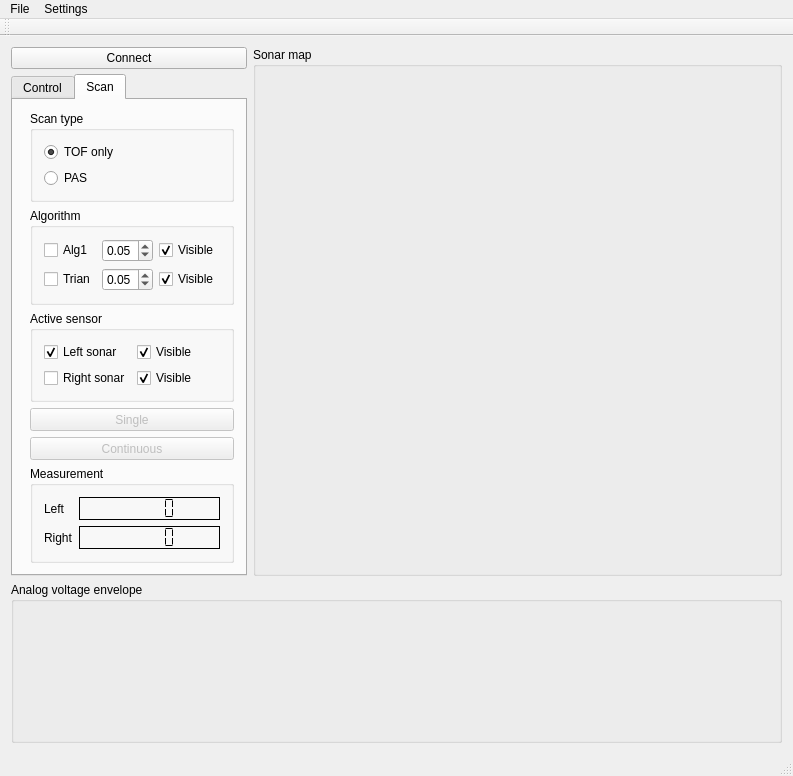
<?xml version="1.0" encoding="UTF-8"?>
<ui version="4.0">
 <class>MainWindow</class>
 <widget class="QMainWindow" name="MainWindow">
  <property name="geometry">
   <rect>
    <x>0</x>
    <y>0</y>
    <width>793</width>
    <height>776</height>
   </rect>
  </property>
  <property name="windowTitle">
   <string>MainWindow</string>
  </property>
  <widget class="QWidget" name="centralWidget">
   <property name="sizePolicy">
    <sizepolicy hsizetype="Preferred" vsizetype="Preferred">
     <horstretch>0</horstretch>
     <verstretch>0</verstretch>
    </sizepolicy>
   </property>
   <layout class="QVBoxLayout" name="verticalLayout" stretch="8,3">
    <item>
     <layout class="QHBoxLayout" name="horizontalLayout_4" stretch="2,6">
      <property name="spacing">
       <number>6</number>
      </property>
      <item>
       <layout class="QVBoxLayout" name="verticalLayout_3" stretch="0,0">
        <property name="spacing">
         <number>5</number>
        </property>
        <item>
         <widget class="QPushButton" name="connectBtn">
          <property name="text">
           <string>Connect</string>
          </property>
         </widget>
        </item>
        <item>
         <widget class="QTabWidget" name="tabWidget">
          <property name="enabled">
           <bool>true</bool>
          </property>
          <property name="sizePolicy">
           <sizepolicy hsizetype="Preferred" vsizetype="Preferred">
            <horstretch>1</horstretch>
            <verstretch>0</verstretch>
           </sizepolicy>
          </property>
          <property name="currentIndex">
           <number>1</number>
          </property>
          <widget class="QWidget" name="tabControl">
           <attribute name="title">
            <string>Control</string>
           </attribute>
           <layout class="QGridLayout" name="gridLayout_9" rowstretch="5,0">
            <item row="1" column="0">
             <widget class="QGroupBox" name="groupBox_4">
              <property name="title">
               <string>Single measurement</string>
              </property>
              <layout class="QGridLayout" name="gridLayout_10">
               <item row="0" column="0">
                <layout class="QVBoxLayout" name="verticalLayout_4"/>
               </item>
              </layout>
             </widget>
            </item>
            <item row="0" column="0">
             <widget class="QGroupBox" name="groupBox_3">
              <property name="title">
               <string>Parameters</string>
              </property>
              <layout class="QFormLayout" name="formLayout_2">
               <item row="0" column="0">
                <widget class="QLabel" name="label">
                 <property name="text">
                  <string>Initial angle</string>
                 </property>
                </widget>
               </item>
               <item row="0" column="1">
                <widget class="QSpinBox" name="spinBox">
                 <property name="minimum">
                  <number>-90</number>
                 </property>
                 <property name="maximum">
                  <number>90</number>
                 </property>
                 <property name="value">
                  <number>-45</number>
                 </property>
                </widget>
               </item>
               <item row="1" column="0">
                <widget class="QLabel" name="label_2">
                 <property name="text">
                  <string>Final angle</string>
                 </property>
                </widget>
               </item>
               <item row="1" column="1">
                <widget class="QSpinBox" name="spinBox_2">
                 <property name="minimum">
                  <number>-90</number>
                 </property>
                 <property name="maximum">
                  <number>90</number>
                 </property>
                 <property name="value">
                  <number>45</number>
                 </property>
                </widget>
               </item>
               <item row="2" column="0">
                <widget class="QLabel" name="label_3">
                 <property name="text">
                  <string>Step</string>
                 </property>
                </widget>
               </item>
               <item row="2" column="1">
                <widget class="QDoubleSpinBox" name="doubleSpinBox">
                 <property name="decimals">
                  <number>1</number>
                 </property>
                 <property name="maximum">
                  <double>5.000000000000000</double>
                 </property>
                 <property name="singleStep">
                  <double>0.100000000000000</double>
                 </property>
                 <property name="value">
                  <double>1.000000000000000</double>
                 </property>
                </widget>
               </item>
               <item row="3" column="0" colspan="2">
                <widget class="QPushButton" name="updateAngleBtn">
                 <property name="text">
                  <string>Update</string>
                 </property>
                </widget>
               </item>
               <item row="4" column="0" colspan="2">
                <widget class="Line" name="line">
                 <property name="orientation">
                  <enum>Qt::Horizontal</enum>
                 </property>
                </widget>
               </item>
               <item row="5" column="0">
                <widget class="QLabel" name="label_4">
                 <property name="text">
                  <string>Signal threshold</string>
                 </property>
                </widget>
               </item>
               <item row="5" column="1">
                <widget class="QSpinBox" name="signalThresholdValueBox">
                 <property name="maximum">
                  <number>2400</number>
                 </property>
                 <property name="value">
                  <number>1600</number>
                 </property>
                </widget>
               </item>
              </layout>
             </widget>
            </item>
           </layout>
          </widget>
          <widget class="QWidget" name="tabScan">
           <attribute name="title">
            <string>Scan</string>
           </attribute>
           <layout class="QFormLayout" name="formLayout_3">
            <item row="0" column="1">
             <widget class="QGroupBox" name="groupBox_5">
              <property name="title">
               <string>Scan type</string>
              </property>
              <layout class="QVBoxLayout" name="verticalLayout_9">
               <item>
                <widget class="QRadioButton" name="rBtn_TOF_scan">
                 <property name="text">
                  <string>TOF only</string>
                 </property>
                 <property name="checked">
                  <bool>true</bool>
                 </property>
                </widget>
               </item>
               <item>
                <widget class="QRadioButton" name="rBtn_PAS_scan">
                 <property name="text">
                  <string>PAS</string>
                 </property>
                </widget>
               </item>
              </layout>
             </widget>
            </item>
            <item row="3" column="1">
             <widget class="QPushButton" name="singleMeasurementBtn">
              <property name="enabled">
               <bool>false</bool>
              </property>
              <property name="sizePolicy">
               <sizepolicy hsizetype="Expanding" vsizetype="Expanding">
                <horstretch>0</horstretch>
                <verstretch>0</verstretch>
               </sizepolicy>
              </property>
              <property name="text">
               <string>Single</string>
              </property>
             </widget>
            </item>
            <item row="4" column="1">
             <widget class="QPushButton" name="scanBtn">
              <property name="enabled">
               <bool>false</bool>
              </property>
              <property name="sizePolicy">
               <sizepolicy hsizetype="Expanding" vsizetype="Expanding">
                <horstretch>0</horstretch>
                <verstretch>0</verstretch>
               </sizepolicy>
              </property>
              <property name="text">
               <string>Continuous</string>
              </property>
             </widget>
            </item>
            <item row="5" column="1">
             <widget class="QGroupBox" name="groupBox_7">
              <property name="title">
               <string>Measurement</string>
              </property>
              <layout class="QFormLayout" name="formLayout_4">
               <item row="0" column="0">
                <widget class="QLabel" name="label_5">
                 <property name="text">
                  <string>Left</string>
                 </property>
                </widget>
               </item>
               <item row="0" column="1">
                <widget class="QLCDNumber" name="lcd_left">
                 <property name="font">
                  <font>
                   <pointsize>12</pointsize>
                   <weight>50</weight>
                   <bold>false</bold>
                   <strikeout>false</strikeout>
                   <stylestrategy>PreferDefault</stylestrategy>
                   <kerning>true</kerning>
                  </font>
                 </property>
                 <property name="frameShape">
                  <enum>QFrame::Box</enum>
                 </property>
                 <property name="frameShadow">
                  <enum>QFrame::Plain</enum>
                 </property>
                 <property name="midLineWidth">
                  <number>0</number>
                 </property>
                 <property name="smallDecimalPoint">
                  <bool>false</bool>
                 </property>
                 <property name="digitCount">
                  <number>5</number>
                 </property>
                 <property name="segmentStyle">
                  <enum>QLCDNumber::Flat</enum>
                 </property>
                </widget>
               </item>
               <item row="1" column="0">
                <widget class="QLabel" name="label_6">
                 <property name="text">
                  <string>Right</string>
                 </property>
                </widget>
               </item>
               <item row="1" column="1">
                <widget class="QLCDNumber" name="lcd_right">
                 <property name="frameShadow">
                  <enum>QFrame::Plain</enum>
                 </property>
                 <property name="segmentStyle">
                  <enum>QLCDNumber::Flat</enum>
                 </property>
                </widget>
               </item>
              </layout>
             </widget>
            </item>
            <item row="2" column="1">
             <widget class="QGroupBox" name="groupBox_6">
              <property name="title">
               <string>Active sensor</string>
              </property>
              <layout class="QFormLayout" name="formLayout_5">
               <item row="0" column="0">
                <widget class="QCheckBox" name="cBox_left_sensor">
                 <property name="text">
                  <string>Left sonar</string>
                 </property>
                 <property name="checked">
                  <bool>true</bool>
                 </property>
                </widget>
               </item>
               <item row="1" column="0">
                <widget class="QCheckBox" name="cBox_right_sensor">
                 <property name="text">
                  <string>Right sonar</string>
                 </property>
                </widget>
               </item>
               <item row="0" column="1">
                <widget class="QCheckBox" name="lSon_visible">
                 <property name="text">
                  <string>Visible</string>
                 </property>
                 <property name="checked">
                  <bool>true</bool>
                 </property>
                </widget>
               </item>
               <item row="1" column="1">
                <widget class="QCheckBox" name="rSon_visible">
                 <property name="text">
                  <string>Visible</string>
                 </property>
                 <property name="checked">
                  <bool>true</bool>
                 </property>
                </widget>
               </item>
              </layout>
             </widget>
            </item>
            <item row="1" column="1">
             <widget class="QGroupBox" name="groupBox_8">
              <property name="title">
               <string>Algorithm</string>
              </property>
              <layout class="QGridLayout" name="gridLayout">
               <item row="0" column="1">
                <widget class="QDoubleSpinBox" name="spinBox_alg1">
                 <property name="maximum">
                  <double>0.100000000000000</double>
                 </property>
                 <property name="singleStep">
                  <double>0.010000000000000</double>
                 </property>
                 <property name="value">
                  <double>0.050000000000000</double>
                 </property>
                </widget>
               </item>
               <item row="0" column="2">
                <widget class="QCheckBox" name="alg1_visible">
                 <property name="text">
                  <string>Visible</string>
                 </property>
                 <property name="checked">
                  <bool>true</bool>
                 </property>
                </widget>
               </item>
               <item row="1" column="1">
                <widget class="QDoubleSpinBox" name="spinBox_Tr">
                 <property name="maximum">
                  <double>0.100000000000000</double>
                 </property>
                 <property name="singleStep">
                  <double>0.010000000000000</double>
                 </property>
                 <property name="value">
                  <double>0.050000000000000</double>
                 </property>
                </widget>
               </item>
               <item row="1" column="2">
                <widget class="QCheckBox" name="cBox_Tr_visible">
                 <property name="text">
                  <string>Visible</string>
                 </property>
                 <property name="checked">
                  <bool>true</bool>
                 </property>
                </widget>
               </item>
               <item row="0" column="0">
                <widget class="QCheckBox" name="cBox_alg1">
                 <property name="text">
                  <string>Alg1</string>
                 </property>
                </widget>
               </item>
               <item row="1" column="0">
                <widget class="QCheckBox" name="rBtn_Trian">
                 <property name="text">
                  <string>Trian</string>
                 </property>
                </widget>
               </item>
              </layout>
             </widget>
            </item>
           </layout>
          </widget>
         </widget>
        </item>
       </layout>
      </item>
      <item>
       <widget class="QGroupBox" name="groupBox_2">
        <property name="title">
         <string>Sonar map</string>
        </property>
        <layout class="QVBoxLayout" name="verticalLayout_8">
         <item>
          <layout class="QVBoxLayout" name="verticalLayout_7">
           <item>
            <widget class="QCustomPlot" name="sonarMap" native="true">
             <property name="sizePolicy">
              <sizepolicy hsizetype="Preferred" vsizetype="Preferred">
               <horstretch>2</horstretch>
               <verstretch>3</verstretch>
              </sizepolicy>
             </property>
             <property name="minimumSize">
              <size>
               <width>20</width>
               <height>20</height>
              </size>
             </property>
            </widget>
           </item>
          </layout>
         </item>
        </layout>
       </widget>
      </item>
     </layout>
    </item>
    <item>
     <widget class="QGroupBox" name="groupBox">
      <property name="title">
       <string>Analog voltage envelope</string>
      </property>
      <layout class="QVBoxLayout" name="verticalLayout_6">
       <item>
        <layout class="QVBoxLayout" name="verticalLayout_5">
         <item>
          <widget class="QCustomPlot" name="sonarSignal" native="true">
           <property name="enabled">
            <bool>true</bool>
           </property>
           <property name="sizePolicy">
            <sizepolicy hsizetype="Preferred" vsizetype="Preferred">
             <horstretch>0</horstretch>
             <verstretch>1</verstretch>
            </sizepolicy>
           </property>
          </widget>
         </item>
        </layout>
       </item>
      </layout>
     </widget>
    </item>
   </layout>
  </widget>
  <widget class="QMenuBar" name="menuBar">
   <property name="geometry">
    <rect>
     <x>0</x>
     <y>0</y>
     <width>793</width>
     <height>22</height>
    </rect>
   </property>
   <widget class="QMenu" name="menuFile">
    <property name="title">
     <string>File</string>
    </property>
   </widget>
   <widget class="QMenu" name="menuSettings">
    <property name="title">
     <string>Settings</string>
    </property>
    <addaction name="actionSerial_port"/>
   </widget>
   <addaction name="menuFile"/>
   <addaction name="menuSettings"/>
  </widget>
  <widget class="QToolBar" name="mainToolBar">
   <attribute name="toolBarArea">
    <enum>TopToolBarArea</enum>
   </attribute>
   <attribute name="toolBarBreak">
    <bool>false</bool>
   </attribute>
  </widget>
  <widget class="QStatusBar" name="statusBar"/>
  <action name="actionConnect">
   <property name="text">
    <string>Connect</string>
   </property>
   <property name="toolTip">
    <string>Connect to the uC</string>
   </property>
  </action>
  <action name="actionSerial_port">
   <property name="text">
    <string>Serial port</string>
   </property>
  </action>
  <action name="actionExit">
   <property name="text">
    <string>Exit</string>
   </property>
  </action>
 </widget>
 <layoutdefault spacing="6" margin="11"/>
 <customwidgets>
  <customwidget>
   <class>QCustomPlot</class>
   <extends>QWidget</extends>
   <header>qcustomplot.h</header>
   <container>1</container>
  </customwidget>
 </customwidgets>
 <resources/>
 <connections/>
</ui>
